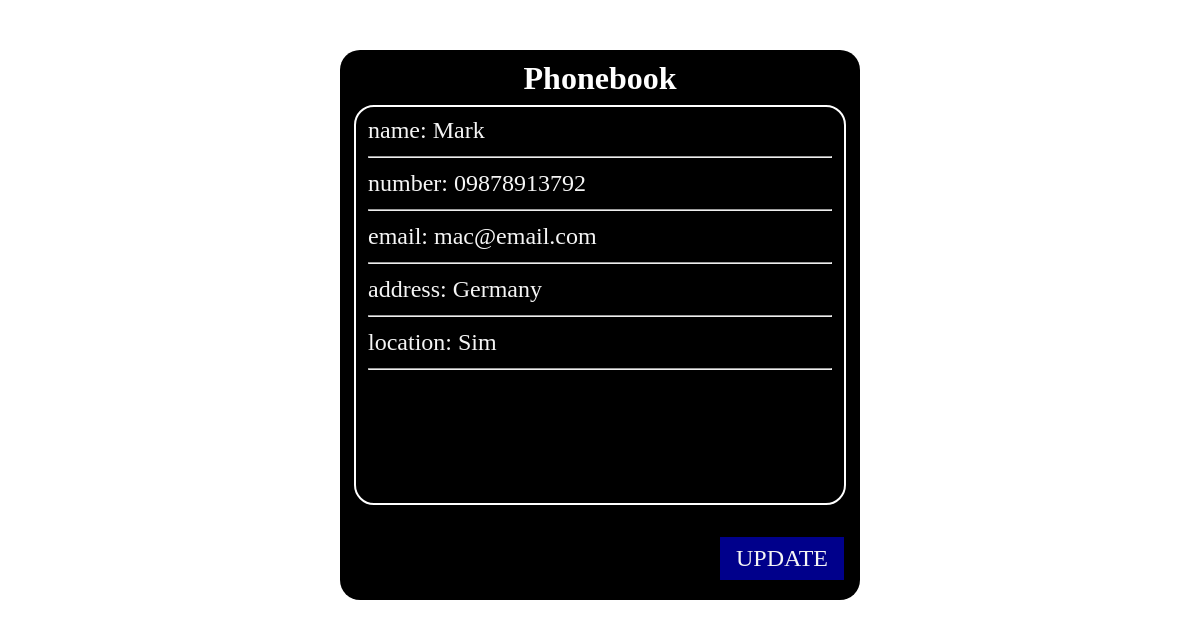
The page /details/1 on the database its author committed.
### contacts/models.py (models this page shows, shortened)
class Person(models.Model):
    MEMORY = (
        ('Sim', 'Sim'),
        ('Phone', 'Phone'),
    )
    name = models.CharField(max_length=50, null=True)
    number = models.CharField(max_length=50, null=True)
    email = models.CharField(max_length=50, null=True, blank=True)
    address = models.CharField(max_length=50, null=True, blank=True)
    location = models.CharField(max_length=20, null=True, choices=MEMORY)

### contacts/views.py (the view)
# urls.py: path('details/<int:pk>', views.details, name="details") # this would call the function views.view(request, pk=N) where N is the id number of an object in the database
def details(request, pk):
    person = Person.objects.get(id=pk)
    context = {
        'person': person
    }
    return render(request, 'contacts/display_contact_info.html', context)

### contacts/templates/contacts/display_contact_info.html
{% extends 'contacts/main.html'%}
{% block show %}
<span>name: {{person.name}}</span>
<br>
<hr>
<span>number: {{person.number}}</span>
<br>
<hr>
<span>email: {{person.email}}</span>
<br>
<hr>
<span>address: {{person.address}}</span>
<br>
<hr>
<span>location: {{person.location}}</span>
<br>
<hr>
{% endblock show %}
{% block navigation %}
<a href="{% url 'update' person.id %}" class="btn">Update</a>
{% endblock navigation %}

### contacts/static/css/main.css (style rules this page uses)
html { scroll-behavior: smooth; }
* { box-sizing: border-box; }
body { margin: 0; padding: 50px 0; color: white; }
.wrapper .show span { color: whitesmoke; }
.wrapper .navigation .btn { padding: 8px 16px; color: whitesmoke; background-color: darkblue; text-transform: uppercase; text-decoration: none; margin-left: 10px; }

### rows shown on the page
Person: name "Mark", number "09878913792", email "mac@email.com", address "Germany", location "Sim"
